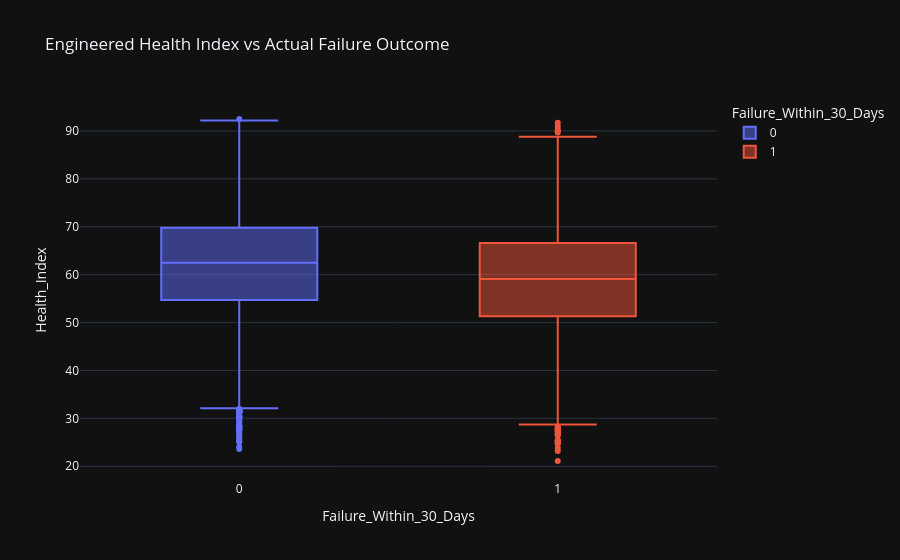

Notebook code for this chart:
### Markdown cell above
## Health Index vs actual failure outcome

### Code cell
import plotly.express as px
import plotly.io as pio
pio.templates.default = 'plotly_dark'

px.box(df_fe, x='Failure_Within_30_Days', y='Health_Index', color='Failure_Within_30_Days',
       title='Engineered Health Index vs Actual Failure Outcome')

### Figure 1 — Plotly figure (JSON) as saved in the notebook; plotly's stock layout.template omitted (floating-point values rounded to 4 significant figures; data arrays with more than 128 entries replaced by an {"elided": "..."} marker saying what was removed)
{"data": [{"alignmentgroup": "True", "hovertemplate": "Failure_Within_30_Days=%{x}<br>Health_Index=%{y}<extra></extra>", "legendgroup": "0", "marker": {"color": "#636efa"}, "name": "0", "notched": false, "offsetgroup": "0", "orientation": "v", "showlegend": true, "type": "box", "x": {"elided": "13029 int values"}, "x0": " ", "xaxis": "x", "y": {"elided": "13029 float values"}, "y0": " ", "yaxis": "y"}, {"alignmentgroup": "True", "hovertemplate": "Failure_Within_30_Days=%{x}<br>Health_Index=%{y}<extra></extra>", "legendgroup": "1", "marker": {"color": "#EF553B"}, "name": "1", "notched": false, "offsetgroup": "1", "orientation": "v", "showlegend": true, "type": "box", "x": {"elided": "8971 int values"}, "x0": " ", "xaxis": "x", "y": {"elided": "8971 float values"}, "y0": " ", "yaxis": "y"}], "layout": {"boxmode": "overlay", "legend": {"title": {"text": "Failure_Within_30_Days"}, "tracegroupgap": 0}, "title": {"text": "Engineered Health Index vs Actual Failure Outcome"}, "xaxis": {"anchor": "y", "categoryarray": [0, 1], "categoryorder": "array", "domain": [0.0, 1.0], "title": {"text": "Failure_Within_30_Days"}}, "yaxis": {"anchor": "x", "domain": [0.0, 1.0], "title": {"text": "Health_Index"}}}}
